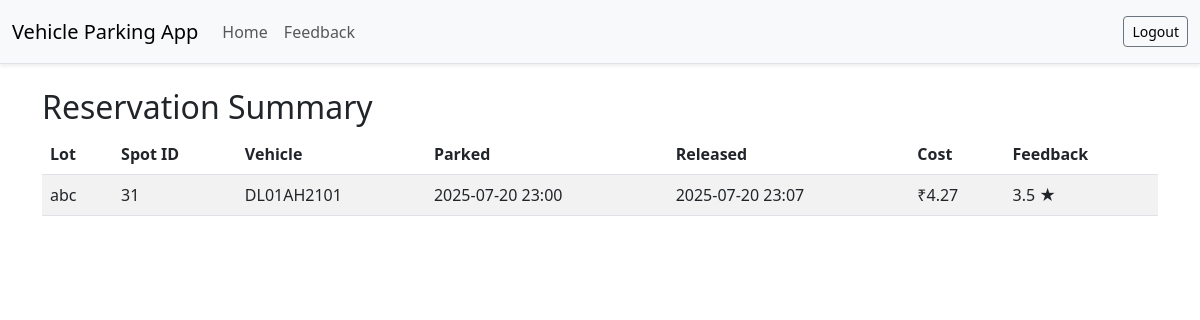
Page /user/feedback (signed in) on the committed database.
### models.py (models this page shows)
class Reservation(db.Model):
    id = db.Column(db.Integer, primary_key=True)
    user_id = db.Column(db.Integer, db.ForeignKey('user.id'), nullable=False)
    spot_id = db.Column(db.Integer, db.ForeignKey('parking_spot.id'), nullable=False)
    parking_time = db.Column(db.DateTime, nullable=True)
    release_time = db.Column(db.DateTime, nullable=True)
    cost = db.Column(db.Float, nullable=True)
    vehicle_number = db.Column(db.String(20), nullable=False)
    rating = db.Column(db.Float, nullable=True)

class ParkingLot(db.Model):
    id = db.Column(db.Integer, primary_key=True)
    name = db.Column(db.String(100), nullable=False)
    address = db.Column(db.String(200), nullable=False)
    pin_code = db.Column(db.String(10), nullable=False)
    price = db.Column(db.Float, nullable=False)
    max_spots = db.Column(db.Integer, nullable=False)
    spots = db.relationship('ParkingSpot', backref='lot', lazy=True)

class ParkingSpot(db.Model):
    id = db.Column(db.Integer, primary_key=True)
    lot_id = db.Column(db.Integer, db.ForeignKey('parking_lot.id'), nullable=False)
    status = db.Column(db.String(1), nullable=False, default='A')  # A = Available, O = Occupied
    reservations = db.relationship('Reservation', backref='spot', lazy=True)

### app.py (the view)
@app.route('/user/feedback')
def user_feedback():
    user_id = session.get('user')
    if not isinstance(user_id, int):
        return redirect(url_for('login'))
    reservations = (
        Reservation.query
        .filter_by(user_id=user_id)
        .filter(Reservation.release_time.isnot(None))
        .order_by(Reservation.parking_time.desc())
        .all()
    )
    return render_template('user_feedback.html', reservations=reservations)

### templates/user_feedback.html (shortened to what this page needs)
{% extends "base.html" %}
{% block content %}
<h2>Reservation Summary</h2>
<table class="table table-striped">
    <thead>
        <tr>
            <th>Lot</th>
            <th>Spot ID</th>
            <th>Vehicle</th>
            <th>Parked</th>
            <th>Released</th>
            <th>Cost</th>
            <th>Feedback</th>
        </tr>
    </thead>
    <tbody>
        {% for r in reservations %}
        <tr>
            <td>{{ r.spot.lot.name }}</td>
            <td>{{ r.spot.id }}</td>
            <td>{{ r.vehicle_number }}</td>
            <td>{{ r.parking_time.strftime('%Y-%m-%d %H:%M') }}</td>
            <td>{{ r.release_time.strftime('%Y-%m-%d %H:%M') }}</td>
            <td>₹{{ r.cost or '—' }}</td>
            <td>
                {% if r.rating %}
                    {{ r.rating }} ★
                {% endif %}
            </td>
        </tr>
        {% endfor %}
    </tbody>
</table>
{% endblock %}

### static/css/styles.css (style rules this page uses)
body { background-color: #f8f9fa; }
h2 { margin-bottom: 20px; }

### rows in the picture
Reservation: spot.lot.name "abc", spot.id "31", vehicle_number "DL01AH2101", parking_time "2025-07-20 23:00", release_time "2025-07-20 23:07", cost "4.27", rating "3.5"
